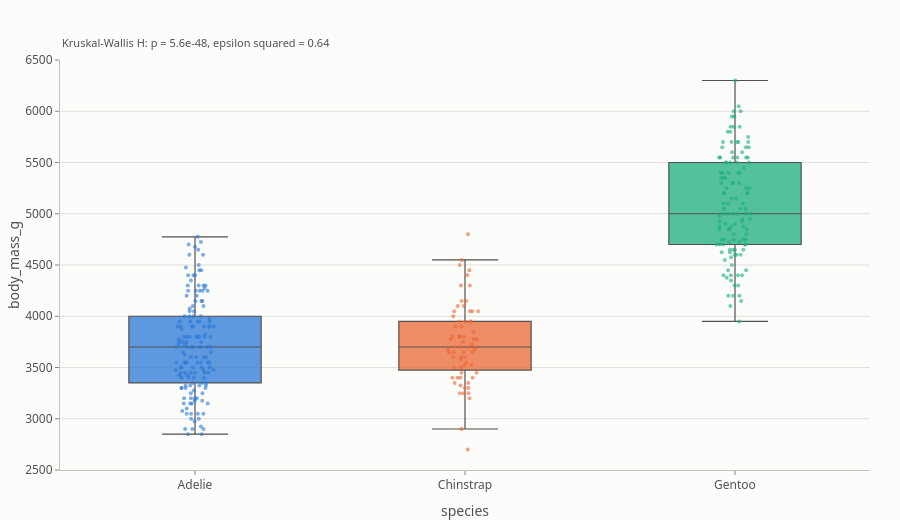

The notebook cell this image was saved under:
### Code cell
pc.box(pen, 'species', 'body_mass_g', points='all', show_stats=True, backend='plotly')

### Figure 1 — Plotly figure (JSON) as saved in the notebook; plotly's stock layout.template omitted (floating-point values rounded to 4 significant figures; data arrays with more than 128 entries replaced by an {"elided": "..."} marker saying what was removed)
{"data": [{"boxpoints": "all", "fillcolor": "rgba(42,120,214,0.75)", "jitter": 0.3, "line": {"color": "#52514e", "width": 1.2}, "marker": {"color": "#2a78d6", "opacity": 0.6, "size": 4}, "name": "Adelie", "notched": false, "pointpos": 0, "showlegend": false, "type": "box", "x": {"elided": "151 str values"}, "y": {"elided": "151 float values"}}, {"boxpoints": "all", "fillcolor": "rgba(235,104,52,0.75)", "jitter": 0.3, "line": {"color": "#52514e", "width": 1.2}, "marker": {"color": "#eb6834", "opacity": 0.6, "size": 4}, "name": "Chinstrap", "notched": false, "pointpos": 0, "showlegend": false, "type": "box", "x": ["Chinstrap", "Chinstrap", "Chinstrap", "Chinstrap", "Chinstrap", "Chinstrap", "Chinstrap", "Chinstrap", "Chinstrap", "Chinstrap", "Chinstrap", "Chinstrap", "Chinstrap", "Chinstrap", "Chinstrap", "Chinstrap", "Chinstrap", "Chinstrap", "Chinstrap", "Chinstrap", "Chinstrap", "Chinstrap", "Chinstrap", "Chinstrap", "Chinstrap", "Chinstrap", "Chinstrap", "Chinstrap", "Chinstrap", "Chinstrap", "Chinstrap", "Chinstrap", "Chinstrap", "Chinstrap", "Chinstrap", "Chinstrap", "Chinstrap", "Chinstrap", "Chinstrap", "Chinstrap", "Chinstrap", "Chinstrap", "Chinstrap", "Chinstrap", "Chinstrap", "Chinstrap", "Chinstrap", "Chinstrap", "Chinstrap", "Chinstrap", "Chinstrap", "Chinstrap", "Chinstrap", "Chinstrap", "Chinstrap", "Chinstrap", "Chinstrap", "Chinstrap", "Chinstrap", "Chinstrap", "Chinstrap", "Chinstrap", "Chinstrap", "Chinstrap", "Chinstrap", "Chinstrap", "Chinstrap", "Chinstrap"], "y": [3500.0, 3900.0, 3650.0, 3525.0, 3725.0, 3950.0, 3250.0, 3750.0, 4150.0, 3700.0, 3800.0, 3775.0, 3700.0, 4050.0, 3575.0, 4050.0, 3300.0, 3700.0, 3450.0, 4400.0, 3600.0, 3400.0, 2900.0, 3800.0, 3300.0, 4150.0, 3400.0, 3800.0, 3700.0, 4550.0, 3200.0, 4300.0, 3350.0, 4100.0, 3600.0, 3900.0, 3850.0, 4800.0, 2700.0, 4500.0, 3950.0, 3650.0, 3550.0, 3500.0, 3675.0, 4450.0, 3400.0, 4300.0, 3250.0, 3675.0, 3325.0, 3950.0, 3600.0, 4050.0, 3350.0, 3450.0, 3250.0, 4050.0, 3800.0, 3525.0, 3950.0, 3650.0, 3650.0, 4000.0, 3400.0, 3775.0, 4100.0, 3775.0]}, {"boxpoints": "all", "fillcolor": "rgba(27,175,122,0.75)", "jitter": 0.3, "line": {"color": "#52514e", "width": 1.2}, "marker": {"color": "#1baf7a", "opacity": 0.6, "size": 4}, "name": "Gentoo", "notched": false, "pointpos": 0, "showlegend": false, "type": "box", "x": ["Gentoo", "Gentoo", "Gentoo", "Gentoo", "Gentoo", "Gentoo", "Gentoo", "Gentoo", "Gentoo", "Gentoo", "Gentoo", "Gentoo", "Gentoo", "Gentoo", "Gentoo", "Gentoo", "Gentoo", "Gentoo", "Gentoo", "Gentoo", "Gentoo", "Gentoo", "Gentoo", "Gentoo", "Gentoo", "Gentoo", "Gentoo", "Gentoo", "Gentoo", "Gentoo", "Gentoo", "Gentoo", "Gentoo", "Gentoo", "Gentoo", "Gentoo", "Gentoo", "Gentoo", "Gentoo", "Gentoo", "Gentoo", "Gentoo", "Gentoo", "Gentoo", "Gentoo", "Gentoo", "Gentoo", "Gentoo", "Gentoo", "Gentoo", "Gentoo", "Gentoo", "Gentoo", "Gentoo", "Gentoo", "Gentoo", "Gentoo", "Gentoo", "Gentoo", "Gentoo", "Gentoo", "Gentoo", "Gentoo", "Gentoo", "Gentoo", "Gentoo", "Gentoo", "Gentoo", "Gentoo", "Gentoo", "Gentoo", "Gentoo", "Gentoo", "Gentoo", "Gentoo", "Gentoo", "Gentoo", "Gentoo", "Gentoo", "Gentoo", "Gentoo", "Gentoo", "Gentoo", "Gentoo", "Gentoo", "Gentoo", "Gentoo", "Gentoo", "Gentoo", "Gentoo", "Gentoo", "Gentoo", "Gentoo", "Gentoo", "Gentoo", "Gentoo", "Gentoo", "Gentoo", "Gentoo", "Gentoo", "Gentoo", "Gentoo", "Gentoo", "Gentoo", "Gentoo", "Gentoo", "Gentoo", "Gentoo", "Gentoo", "Gentoo", "Gentoo", "Gentoo", "Gentoo", "Gentoo", "Gentoo", "Gentoo", "Gentoo", "Gentoo", "Gentoo", "Gentoo", "Gentoo", "Gentoo", "Gentoo"], "y": [4500.0, 5700.0, 4450.0, 5700.0, 5400.0, 4550.0, 4800.0, 5200.0, 4400.0, 5150.0, 4650.0, 5550.0, 4650.0, 5850.0, 4200.0, 5850.0, 4150.0, 6300.0, 4800.0, 5350.0, 5700.0, 5000.0, 4400.0, 5050.0, 5000.0, 5100.0, 4100.0, 5650.0, 4600.0, 5550.0, 5250.0, 4700.0, 5050.0, 6050.0, 5150.0, 5400.0, 4950.0, 5250.0, 4350.0, 5350.0, 3950.0, 5700.0, 4300.0, 4750.0, 5550.0, 4900.0, 4200.0, 5400.0, 5100.0, 5300.0, 4850.0, 5300.0, 4400.0, 5000.0, 4900.0, 5050.0, 4300.0, 5000.0, 4450.0, 5550.0, 4200.0, 5300.0, 4400.0, 5650.0, 4700.0, 5700.0, 4650.0, 5800.0, 4700.0, 5550.0, 4750.0, 5000.0, 5100.0, 5200.0, 4700.0, 5800.0, 4600.0, 6000.0, 4750.0, 5950.0, 4625.0, 5450.0, 4725.0, 5350.0, 4750.0, 5600.0, 4600.0, 5300.0, 4875.0, 5550.0, 4950.0, 5400.0, 4750.0, 5650.0, 4850.0, 5200.0, 4925.0, 4875.0, 4625.0, 5250.0, 4850.0, 5600.0, 4975.0, 5500.0, 4725.0, 5500.0, 4700.0, 5500.0, 4575.0, 5500.0, 5000.0, 5950.0, 4650.0, 5500.0, 4375.0, 5850.0, 4875.0, 6000.0, 4925.0, 4850.0, 5750.0, 5200.0, 5400.0]}], "layout": {"annotations": [{"font": {"color": "#52514e", "size": 11}, "showarrow": false, "text": "Kruskal-Wallis H: p = 5.6e-48, epsilon squared = 0.64", "x": 0, "xanchor": "left", "xref": "paper", "y": 1.02, "yanchor": "bottom", "yref": "paper"}], "boxmode": "overlay", "height": 520, "legend": {"title": {"text": ""}}, "xaxis": {"categoryarray": ["Adelie", "Chinstrap", "Gentoo"], "categoryorder": "array", "showgrid": false, "title": {"text": "species"}}, "yaxis": {"title": {"text": "body_mass_g"}}}}
